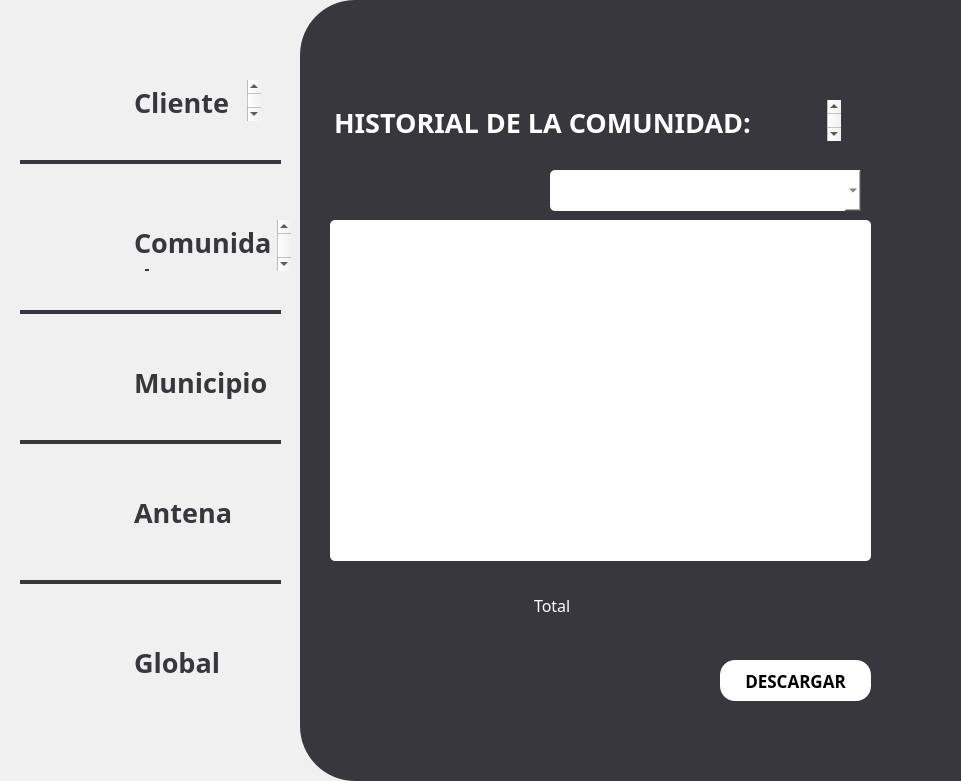
  <widget class="QFrame" name="frame_white">
   <property name="geometry">
    <rect>
     <x>340</x>
     <y>0</y>
     <width>961</width>
     <height>781</height>
    </rect>
   </property>
   <property name="styleSheet">
    <string notr="true">QFrame {
    border: none;       /* Color y grosor del borde */
    border-radius: 55px;          /* Radio de las esquinas */
    background-color: #f0f0f0;    /* Color de fondo */
    margin: 0px;                  /* Margen externo a 0 */
    padding: 0px;                 /* Espaciado interno a 0 */
}

</string>
   </property>
   <property name="frameShape">
    <enum>QFrame::StyledPanel</enum>
   </property>
   <property name="frameShadow">
    <enum>QFrame::Raised</enum>
   </property>
   <widget class="QFrame" name="frame_white_grey">
    <property name="geometry">
     <rect>
      <x>300</x>
      <y>0</y>
      <width>961</width>
      <height>781</height>
     </rect>
    </property>
    <property name="styleSheet">
     <string notr="true">QFrame {
    border: none;       /* Color y grosor del borde */
    border-radius: 55px;          /* Radio de las esquinas */
    background-color: #37373d;    /* Color de fondo */
    margin: 0px;                  /* Margen externo a 0 */
    padding: 0px;                 /* Espaciado interno a 0 */
}

</string>
    </property>
    <property name="frameShape">
     <enum>QFrame::StyledPanel</enum>
    </property>
    <property name="frameShadow">
     <enum>QFrame::Raised</enum>
    </property>
    <widget class="QTextBrowser" name="InfoPago">
     <property name="geometry">
      <rect>
       <x>30</x>
       <y>100</y>
       <width>511</width>
       <height>41</height>
      </rect>
     </property>
     <property name="sizePolicy">
      <sizepolicy hsizetype="Expanding" vsizetype="Expanding">
       <horstretch>0</horstretch>
       <verstretch>0</verstretch>
      </sizepolicy>
     </property>
     <property name="font">
      <font>
       <family>Montserrat</family>
      </font>
     </property>
     <property name="toolTipDuration">
      <number>-1</number>
     </property>
     <property name="autoFillBackground">
      <bool>false</bool>
     </property>
     <property name="styleSheet">
      <string notr="true">QTextBrowser {
    background: transparent;  /* Quitar el fondo */
	color:#FFFFFF;
    border: none;             /* Quitar el borde */
	margin: 0;                /* Eliminar márgenes */
}</string>
     </property>
     <property name="html">
      <string>&lt;!DOCTYPE HTML PUBLIC &quot;-//W3C//DTD HTML 4.0//EN&quot; &quot;http://www.w3.org/TR/REC-html40/strict.dtd&quot;&gt;
&lt;html&gt;&lt;head&gt;&lt;meta name=&quot;qrichtext&quot; content=&quot;1&quot; /&gt;&lt;style type=&quot;text/css&quot;&gt;
p, li { white-space: pre-wrap; }
&lt;/style&gt;&lt;/head&gt;&lt;body style=&quot; font-family:'Montserrat'; font-size:8.25pt; font-weight:400; font-style:normal;&quot;&gt;
&lt;p style=&quot; margin-top:0px; margin-bottom:0px; margin-left:0px; margin-right:0px; -qt-block-indent:0; text-indent:0px;&quot;&gt;&lt;span style=&quot; font-family:'MS Shell Dlg 2'; font-size:20pt; font-weight:600;&quot;&gt;HISTORIAL DE LA COMUNIDAD:&lt;/span&gt;&lt;/p&gt;&lt;/body&gt;&lt;/html&gt;</string>
     </property>
    </widget>
    <widget class="QTextBrowser" name="MontoText">
     <property name="geometry">
      <rect>
       <x>230</x>
       <y>590</y>
       <width>81</width>
       <height>41</height>
      </rect>
     </property>
     <property name="sizePolicy">
      <sizepolicy hsizetype="Expanding" vsizetype="Expanding">
       <horstretch>0</horstretch>
       <verstretch>0</verstretch>
      </sizepolicy>
     </property>
     <property name="font">
      <font>
       <family>Montserrat</family>
       <pointsize>5</pointsize>
      </font>
     </property>
     <property name="toolTipDuration">
      <number>-1</number>
     </property>
     <property name="autoFillBackground">
      <bool>false</bool>
     </property>
     <property name="styleSheet">
      <string notr="true">QTextBrowser {
    background: transparent;  /* Quitar el fondo */
	color:#FFFFFF;
    border: none;             /* Quitar el borde */
	margin: 0;                /* Eliminar márgenes */
}</string>
     </property>
     <property name="html">
      <string>&lt;!DOCTYPE HTML PUBLIC &quot;-//W3C//DTD HTML 4.0//EN&quot; &quot;http://www.w3.org/TR/REC-html40/strict.dtd&quot;&gt;
&lt;html&gt;&lt;head&gt;&lt;meta name=&quot;qrichtext&quot; content=&quot;1&quot; /&gt;&lt;style type=&quot;text/css&quot;&gt;
p, li { white-space: pre-wrap; }
&lt;/style&gt;&lt;/head&gt;&lt;body style=&quot; font-family:'Montserrat'; font-size:5pt; font-weight:400; font-style:normal;&quot;&gt;
&lt;p style=&quot; margin-top:0px; margin-bottom:0px; margin-left:0px; margin-right:0px; -qt-block-indent:0; text-indent:0px;&quot;&gt;&lt;span style=&quot; font-size:12pt;&quot;&gt;Total&lt;/span&gt;&lt;/p&gt;&lt;/body&gt;&lt;/html&gt;</string>
     </property>
    </widget>
    <widget class="QTextBrowser" name="Adeudo">
     <property name="geometry">
      <rect>
       <x>50</x>
       <y>570</y>
       <width>181</width>
       <height>41</height>
      </rect>
     </property>
     <property name="sizePolicy">
      <sizepolicy hsizetype="Expanding" vsizetype="Expanding">
       <horstretch>0</horstretch>
       <verstretch>0</verstretch>
      </sizepolicy>
     </property>
     <property name="font">
      <font>
       <family>Montserrat</family>
       <pointsize>5</pointsize>
      </font>
     </property>
     <property name="toolTipDuration">
      <number>-1</number>
     </property>
     <property name="autoFillBackground">
      <bool>false</bool>
     </property>
     <property name="styleSheet">
      <string notr="true">QTextBrowser {
    background: transparent;  /* Quitar el fondo */
	color:#FFFFFF;
    border: none;             /* Quitar el borde */
	margin: 0;                /* Eliminar márgenes */
}</string>
     </property>
     <property name="html">
      <string>&lt;!DOCTYPE HTML PUBLIC &quot;-//W3C//DTD HTML 4.0//EN&quot; &quot;http://www.w3.org/TR/REC-html40/strict.dtd&quot;&gt;
&lt;html&gt;&lt;head&gt;&lt;meta name=&quot;qrichtext&quot; content=&quot;1&quot; /&gt;&lt;style type=&quot;text/css&quot;&gt;
p, li { white-space: pre-wrap; }
&lt;/style&gt;&lt;/head&gt;&lt;body style=&quot; font-family:'Montserrat'; font-size:5pt; font-weight:400; font-style:normal;&quot;&gt;
&lt;p style=&quot;-qt-paragraph-type:empty; margin-top:0px; margin-bottom:0px; margin-left:0px; margin-right:0px; -qt-block-indent:0; text-indent:0px;&quot;&gt;&lt;br /&gt;&lt;/p&gt;&lt;/body&gt;&lt;/html&gt;</string>
     </property>
    </widget>
    <widget class="QPushButton" name="GuardarButton">
     <property name="geometry">
      <rect>
       <x>420</x>
       <y>660</y>
       <width>151</width>
       <height>41</height>
      </rect>
     </property>
     <property name="font">
      <font>
       <family>Montserrat</family>
       <pointsize>13</pointsize>
       <weight>75</weight>
       <bold>true</bold>
      </font>
     </property>
     <property name="styleSheet">
      <string notr="true">QPushButton{
		background: #FFFFFF; 
		 border-radius: 15px; 
}</string>
     </property>
     <property name="text">
      <string>DESCARGAR</string>
     </property>
    </widget>
    <widget class="QComboBox" name="Select1">
     <property name="geometry">
      <rect>
       <x>250</x>
       <y>170</y>
       <width>311</width>
       <height>41</height>
      </rect>
     </property>
     <property name="font">
      <font>
       <family>Montserrat</family>
       <pointsize>-1</pointsize>
      </font>
     </property>
     <property name="styleSheet">
      <string notr="true">QComboBox{
 	background: #FFFFFF;
	color: #37373d;
	border-radius: 5px;
	font-family: Montserrat; /* Type of font */
    font-size: 16px;                /* Size of the text */
}</string>
     </property>
    </widget>
    <widget class="QTableWidget" name="Table">
     <property name="geometry">
      <rect>
       <x>30</x>
       <y>220</y>
       <width>541</width>
       <height>341</height>
      </rect>
     </property>
     <property name="styleSheet">
      <string notr="true">QTableWidget{
 	background: #FFFFFF;
	color: #37373d;
	border-radius: 5px;
	font-family: Montserrat; /* Type of font */
    font-size: 16px;                /* Size of the text */
}</string>
     </property>
    </widget>
   </widget>
   <widget class="QLabel" name="cliente">
    <property name="geometry">
     <rect>
      <x>30</x>
      <y>60</y>
      <width>81</width>
      <height>81</height>
     </rect>
    </property>
    <property name="text">
     <string/>
    </property>
    <property name="pixmap">
     <pixmap>Personal Projects/RADCOM/Radcomtest/app/assets/Profile.png</pixmap>
    </property>
    <property name="scaledContents">
     <bool>true</bool>
    </property>
   </widget>
   <widget class="QLabel" name="comunidad">
    <property name="geometry">
     <rect>
      <x>20</x>
      <y>210</y>
      <width>91</width>
      <height>61</height>
     </rect>
    </property>
    <property name="text">
     <string/>
    </property>
    <property name="pixmap">
     <pixmap>Personal Projects/RADCOM/Radcomtest/app/assets/Comunidad.png</pixmap>
    </property>
    <property name="scaledContents">
     <bool>true</bool>
    </property>
   </widget>
   <widget class="QTextBrowser" name="ClienteText">
    <property name="geometry">
     <rect>
      <x>130</x>
      <y>80</y>
      <width>131</width>
      <height>41</height>
     </rect>
    </property>
    <property name="sizePolicy">
     <sizepolicy hsizetype="Expanding" vsizetype="Expanding">
      <horstretch>0</horstretch>
      <verstretch>0</verstretch>
     </sizepolicy>
    </property>
    <property name="font">
     <font>
      <family>Montserrat</family>
     </font>
    </property>
    <property name="toolTipDuration">
     <number>-1</number>
    </property>
    <property name="autoFillBackground">
     <bool>false</bool>
    </property>
    <property name="styleSheet">
     <string notr="true">QTextBrowser {
    background: transparent;  /* Quitar el fondo */
	color:#37373d;
    border: none;             /* Quitar el borde */
	margin: 0;                /* Eliminar márgenes */
}</string>
    </property>
    <property name="html">
     <string>&lt;!DOCTYPE HTML PUBLIC &quot;-//W3C//DTD HTML 4.0//EN&quot; &quot;http://www.w3.org/TR/REC-html40/strict.dtd&quot;&gt;
&lt;html&gt;&lt;head&gt;&lt;meta name=&quot;qrichtext&quot; content=&quot;1&quot; /&gt;&lt;style type=&quot;text/css&quot;&gt;
p, li { white-space: pre-wrap; }
&lt;/style&gt;&lt;/head&gt;&lt;body style=&quot; font-family:'Montserrat'; font-size:8.25pt; font-weight:400; font-style:normal;&quot;&gt;
&lt;p style=&quot; margin-top:0px; margin-bottom:0px; margin-left:0px; margin-right:0px; -qt-block-indent:0; text-indent:0px;&quot;&gt;&lt;span style=&quot; font-family:'MS Shell Dlg 2'; font-size:20pt; font-weight:600;&quot;&gt;Cliente&lt;/span&gt;&lt;/p&gt;&lt;/body&gt;&lt;/html&gt;</string>
    </property>
   </widget>
   <widget class="QTextBrowser" name="ComunidadText">
    <property name="geometry">
     <rect>
      <x>130</x>
      <y>220</y>
      <width>161</width>
      <height>51</height>
     </rect>
    </property>
    <property name="sizePolicy">
     <sizepolicy hsizetype="Expanding" vsizetype="Expanding">
      <horstretch>0</horstretch>
      <verstretch>0</verstretch>
     </sizepolicy>
    </property>
    <property name="font">
     <font>
      <family>Montserrat</family>
     </font>
    </property>
    <property name="toolTipDuration">
     <number>-1</number>
    </property>
    <property name="autoFillBackground">
     <bool>false</bool>
    </property>
    <property name="styleSheet">
     <string notr="true">QTextBrowser {
    background: transparent;  /* Quitar el fondo */
	color:#37373d;
    border: none;             /* Quitar el borde */
	margin: 0;                /* Eliminar márgenes */
}</string>
    </property>
    <property name="html">
     <string>&lt;!DOCTYPE HTML PUBLIC &quot;-//W3C//DTD HTML 4.0//EN&quot; &quot;http://www.w3.org/TR/REC-html40/strict.dtd&quot;&gt;
&lt;html&gt;&lt;head&gt;&lt;meta name=&quot;qrichtext&quot; content=&quot;1&quot; /&gt;&lt;style type=&quot;text/css&quot;&gt;
p, li { white-space: pre-wrap; }
&lt;/style&gt;&lt;/head&gt;&lt;body style=&quot; font-family:'Montserrat'; font-size:8.25pt; font-weight:400; font-style:normal;&quot;&gt;
&lt;p style=&quot; margin-top:0px; margin-bottom:0px; margin-left:0px; margin-right:0px; -qt-block-indent:0; text-indent:0px;&quot;&gt;&lt;span style=&quot; font-family:'MS Shell Dlg 2'; font-size:20pt; font-weight:600;&quot;&gt;Comunidad&lt;/span&gt;&lt;/p&gt;&lt;/body&gt;&lt;/html&gt;</string>
    </property>
   </widget>
   <widget class="QFrame" name="frame_10">
    <property name="geometry">
     <rect>
      <x>20</x>
      <y>160</y>
      <width>261</width>
      <height>4</height>
     </rect>
    </property>
    <property name="styleSheet">
     <string notr="true">QFrame {
    border: none;       /* Color y grosor del borde */
    background-color: #37373d;    /* Color de fondo */
}

</string>
    </property>
    <property name="frameShape">
     <enum>QFrame::StyledPanel</enum>
    </property>
    <property name="frameShadow">
     <enum>QFrame::Raised</enum>
    </property>
   </widget>
   <widget class="QFrame" name="frame_11">
    <property name="geometry">
     <rect>
      <x>20</x>
      <y>310</y>
      <width>261</width>
      <height>4</height>
     </rect>
    </property>
    <property name="styleSheet">
     <string notr="true">QFrame {
    border: none;       /* Color y grosor del borde */
    background-color: #37373d;    /* Color de fondo */
}

</string>
    </property>
    <property name="frameShape">
     <enum>QFrame::StyledPanel</enum>
    </property>
    <property name="frameShadow">
     <enum>QFrame::Raised</enum>
    </property>
   </widget>
   <widget class="QLabel" name="municipio">
    <property name="geometry">
     <rect>
      <x>40</x>
      <y>340</y>
      <width>71</width>
      <height>81</height>
     </rect>
    </property>
    <property name="text">
     <string/>
    </property>
    <property name="pixmap">
     <pixmap>Personal Projects/RADCOM/Radcomtest/app/assets/Municipio.png</pixmap>
    </property>
    <property name="scaledContents">
     <bool>true</bool>
    </property>
   </widget>
   <widget class="QFrame" name="frame_12">
    <property name="geometry">
     <rect>
      <x>20</x>
      <y>440</y>
      <width>261</width>
      <height>4</height>
     </rect>
    </property>
    <property name="styleSheet">
     <string notr="true">QFrame {
    border: none;       /* Color y grosor del borde */
    background-color: #37373d;    /* Color de fondo */
}

</string>
    </property>
    <property name="frameShape">
     <enum>QFrame::StyledPanel</enum>
    </property>
    <property name="frameShadow">
     <enum>QFrame::Raised</enum>
    </property>
   </widget>
   <widget class="QTextBrowser" name="MunicipioText">
    <property name="geometry">
     <rect>
      <x>130</x>
      <y>360</y>
      <width>161</width>
      <height>51</height>
     </rect>
    </property>
    <property name="sizePolicy">
     <sizepolicy hsizetype="Expanding" vsizetype="Expanding">
      <horstretch>0</horstretch>
      <verstretch>0</verstretch>
     </sizepolicy>
    </property>
    <property name="font">
     <font>
      <family>Montserrat</family>
     </font>
    </property>
    <property name="toolTipDuration">
     <number>-1</number>
    </property>
    <property name="autoFillBackground">
     <bool>false</bool>
    </property>
    <property name="styleSheet">
     <string notr="true">QTextBrowser {
    background: transparent;  /* Quitar el fondo */
	color:#37373d;
    border: none;             /* Quitar el borde */
	margin: 0;                /* Eliminar márgenes */
}</string>
    </property>
    <property name="html">
     <string>&lt;!DOCTYPE HTML PUBLIC &quot;-//W3C//DTD HTML 4.0//EN&quot; &quot;http://www.w3.org/TR/REC-html40/strict.dtd&quot;&gt;
&lt;html&gt;&lt;head&gt;&lt;meta name=&quot;qrichtext&quot; content=&quot;1&quot; /&gt;&lt;style type=&quot;text/css&quot;&gt;
p, li { white-space: pre-wrap; }
&lt;/style&gt;&lt;/head&gt;&lt;body style=&quot; font-family:'Montserrat'; font-size:8.25pt; font-weight:400; font-style:normal;&quot;&gt;
&lt;p style=&quot; margin-top:0px; margin-bottom:0px; margin-left:0px; margin-right:0px; -qt-block-indent:0; text-indent:0px;&quot;&gt;&lt;span style=&quot; font-family:'MS Shell Dlg 2'; font-size:20pt; font-weight:600;&quot;&gt;Municipio&lt;/span&gt;&lt;/p&gt;&lt;/body&gt;&lt;/html&gt;</string>
    </property>
   </widget>
   <widget class="QTextBrowser" name="AntenaText">
    <property name="geometry">
     <rect>
      <x>130</x>
      <y>490</y>
      <width>161</width>
      <height>51</height>
     </rect>
    </property>
    <property name="sizePolicy">
     <sizepolicy hsizetype="Expanding" vsizetype="Expanding">
      <horstretch>0</horstretch>
      <verstretch>0</verstretch>
     </sizepolicy>
    </property>
    <property name="font">
     <font>
      <family>Montserrat</family>
     </font>
    </property>
    <property name="toolTipDuration">
     <number>-1</number>
    </property>
    <property name="autoFillBackground">
     <bool>false</bool>
    </property>
    <property name="styleSheet">
     <string notr="true">QTextBrowser {
    background: transparent;  /* Quitar el fondo */
	color:#37373d;
    border: none;             /* Quitar el borde */
	margin: 0;                /* Eliminar márgenes */
}</string>
    </property>
    <property name="html">
     <string>&lt;!DOCTYPE HTML PUBLIC &quot;-//W3C//DTD HTML 4.0//EN&quot; &quot;http://www.w3.org/TR/REC-html40/strict.dtd&quot;&gt;
&lt;html&gt;&lt;head&gt;&lt;meta name=&quot;qrichtext&quot; content=&quot;1&quot; /&gt;&lt;style type=&quot;text/css&quot;&gt;
p, li { white-space: pre-wrap; }
&lt;/style&gt;&lt;/head&gt;&lt;body style=&quot; font-family:'Montserrat'; font-size:8.25pt; font-weight:400; font-style:normal;&quot;&gt;
&lt;p style=&quot; margin-top:0px; margin-bottom:0px; margin-left:0px; margin-right:0px; -qt-block-indent:0; text-indent:0px;&quot;&gt;&lt;span style=&quot; font-family:'MS Shell Dlg 2'; font-size:20pt; font-weight:600;&quot;&gt;Antena&lt;/span&gt;&lt;/p&gt;&lt;/body&gt;&lt;/html&gt;</string>
    </property>
   </widget>
   <widget class="QLabel" name="antena">
    <property name="geometry">
     <rect>
      <x>30</x>
      <y>470</y>
      <width>81</width>
      <height>81</height>
     </rect>
    </property>
    <property name="text">
     <string/>
    </property>
    <property name="pixmap">
     <pixmap>Personal Projects/RADCOM/Radcomtest/app/assets/Antena.png</pixmap>
    </property>
    <property name="scaledContents">
     <bool>true</bool>
    </property>
   </widget>
   <widget class="QFrame" name="frame_13">
    <property name="geometry">
     <rect>
      <x>20</x>
      <y>580</y>
      <width>261</width>
      <height>4</height>
     </rect>
    </property>
    <property name="styleSheet">
     <string notr="true">QFrame {
    border: none;       /* Color y grosor del borde */
    background-color: #37373d;    /* Color de fondo */
}

</string>
    </property>
    <property name="frameShape">
     <enum>QFrame::StyledPanel</enum>
    </property>
    <property name="frameShadow">
     <enum>QFrame::Raised</enum>
    </property>
   </widget>
   <widget class="QLabel" name="globalimg">
    <property name="geometry">
     <rect>
      <x>30</x>
      <y>620</y>
      <width>81</width>
      <height>81</height>
     </rect>
    </property>
    <property name="text">
     <string/>
    </property>
    <property name="pixmap">
     <pixmap>Personal Projects/RADCOM/Radcomtest/app/assets/Global.png</pixmap>
    </property>
    <property name="scaledContents">
     <bool>true</bool>
    </property>
   </widget>
   <widget class="QTextBrowser" name="globaltext">
    <property name="geometry">
     <rect>
      <x>130</x>
      <y>640</y>
      <width>161</width>
      <height>51</height>
     </rect>
    </property>
    <property name="sizePolicy">
     <sizepolicy hsizetype="Expanding" vsizetype="Expanding">
      <horstretch>0</horstretch>
      <verstretch>0</verstretch>
     </sizepolicy>
    </property>
    <property name="font">
     <font>
      <family>Montserrat</family>
     </font>
    </property>
    <property name="toolTipDuration">
     <number>-1</number>
    </property>
    <property name="autoFillBackground">
     <bool>false</bool>
    </property>
    <property name="styleSheet">
     <string notr="true">QTextBrowser {
    background: transparent;  /* Quitar el fondo */
	color:#37373d;
    border: none;             /* Quitar el borde */
	margin: 0;                /* Eliminar márgenes */
}</string>
    </property>
    <property name="html">
     <string>&lt;!DOCTYPE HTML PUBLIC &quot;-//W3C//DTD HTML 4.0//EN&quot; &quot;http://www.w3.org/TR/REC-html40/strict.dtd&quot;&gt;
&lt;html&gt;&lt;head&gt;&lt;meta name=&quot;qrichtext&quot; content=&quot;1&quot; /&gt;&lt;style type=&quot;text/css&quot;&gt;
p, li { white-space: pre-wrap; }
&lt;/style&gt;&lt;/head&gt;&lt;body style=&quot; font-family:'Montserrat'; font-size:8.25pt; font-weight:400; font-style:normal;&quot;&gt;
&lt;p style=&quot; margin-top:0px; margin-bottom:0px; margin-left:0px; margin-right:0px; -qt-block-indent:0; text-indent:0px;&quot;&gt;&lt;span style=&quot; font-family:'MS Shell Dlg 2'; font-size:20pt; font-weight:600;&quot;&gt;Global&lt;/span&gt;&lt;/p&gt;&lt;/body&gt;&lt;/html&gt;</string>
    </property>
   </widget>
  </widget>
